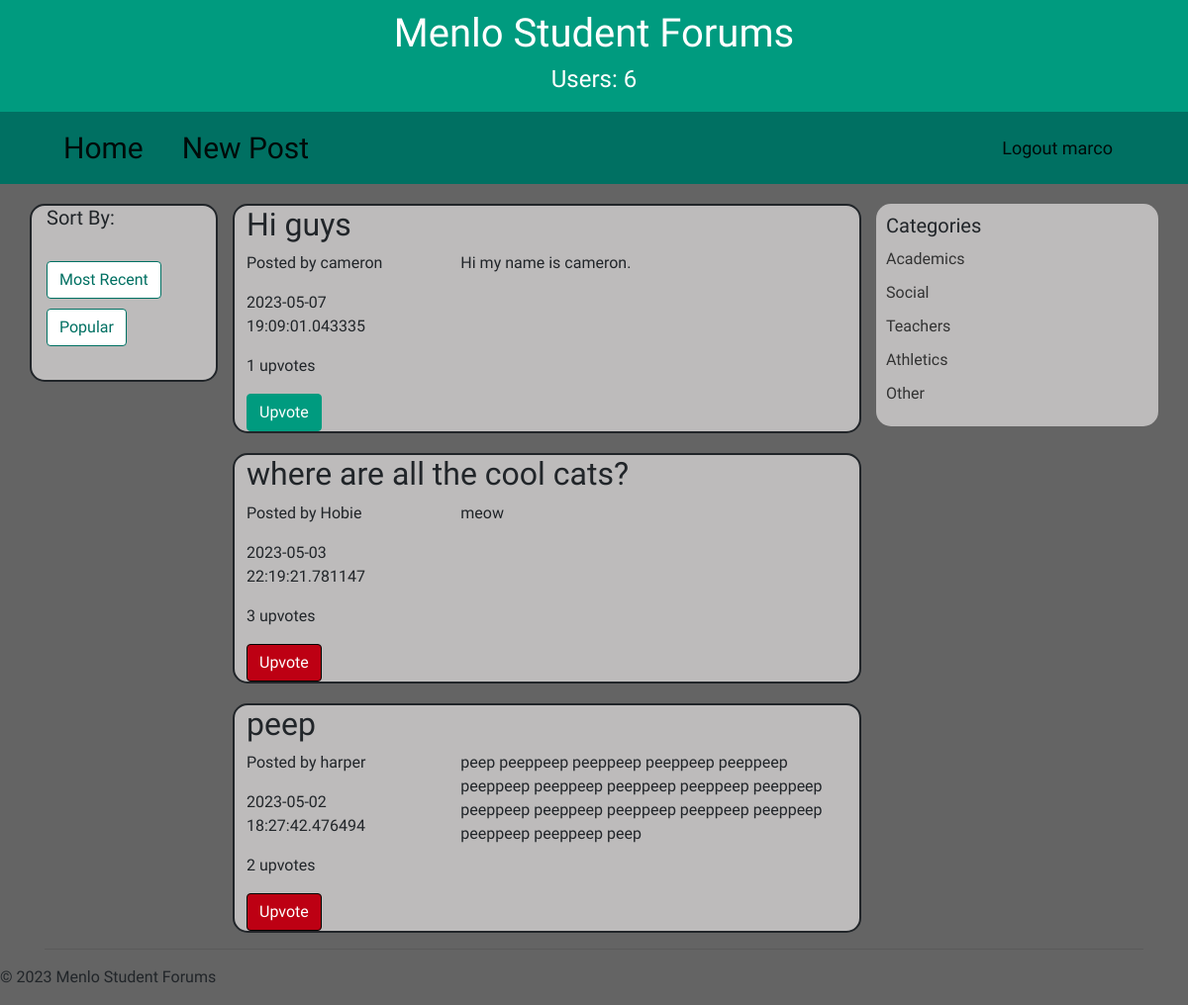
Page /home/social (signed in) on the committed database.
### models.py (models this page shows, shortened)
class User(Base):
    __tablename__ = "users"
    username = Column("username", TEXT, primary_key=True)
    password = Column("password", TEXT, nullable=False)
    upvotes = relationship("Upvote", back_populates="user")

class Post(Base):
    __tablename__ = "posts"
    title = Column("title", TEXT, nullable=False)
    topic = Column("topic", TEXT, nullable=False)
    content = Column("content", TEXT, nullable=False)
    user_id = Column("user_id", TEXT, nullable=False)
    id = Column("id", INTEGER, primary_key=True, autoincrement=True)
    time = Column("time", TEXT, nullable=False)
    upvotes = relationship("Upvote", back_populates="post")
    upvoters = relationship("User", secondary="upvotes", primaryjoin="Post.id == Upvote.post_id", secondaryjoin="User.username == Upvote.upvoter_username", backref="upvoted_posts")

### app.py (the view)
@app.route('/home/social')
def social():
    posts = db_session.query(Post).where(Post.topic =='social').order_by(Post.time.desc()).all()
    count_users=db_session.query(User).count()
    logged_in_user=db_session.query(User).where(User.username == session["username"]).first()
    return render_template("home.html", count_users=count_users, posts=posts, u=logged_in_user)

### templates/home.html (shortened to what this page needs)
{% set active_page = "home" %}
{% extends "base.html" %}
{% block content %}
<nav class="navbar navbar-expand-lg navbar-light">
    <div class="container">
      <a class="navbar-brand homenavbar nav-left-buttons" href="/home">Home</a>
      <a class="navbar-brand nav-left-buttons mr-auto" href="/newpost">New Post</a>
      <div class=" justify-content-end">
        <ul class="navbar-nav">
          <li class="nav-item ml-auto">
            <a class="navbar-brand" href="/logout">Logout {{u.username}}</a>
          </li>
        </ul>
      </div>
    </div>
  </nav>
<div class="container">
    <div class="row">
        <div class="col-md-2 sortby">
            <h4>Sort By:</h4>
            <br>
            <a class="btn btn-default" href="/home/recent">Most Recent</a>
            <br>
            <a class="btn btn-default" href="/home/popular">Popular</a>
        </div>
        <div class="col-md-7">
            {% for post in posts %}
                <div class="post" id="post{{post.id}}">
                    <h2 class="post-title">{{ post.title }}</h2>
                    <div class="row">
                        <div class="col-md-4">
                            <p class="post-info">Posted by {{ post.user_id }}</p>
                            <p>{{ post.time }}</p>
                            <p class="post-stats">{{ post.upvotes|length }} upvotes</p>
                            {%if u in post.upvoters%}
                                <button type="submit" class="btn btn-primary disabled-submit-button">Upvote</button>
                            {%else%}
                                <form method="POST" action="/upvote">
                                    <button type="submit" class="btn btn-primary upvote-btn">Upvote</button>
                                </form>
                            {%endif%}
                        </div>
                        <div class="col-md-8">
                            <div class="post-content">
                                <p>{{ post.content }}</p>
                            </div>
                        </div>
                    </div>
                </div>
            {% endfor %}
        </div>
        <div class="col-md-3 categories">
            <h3>Categories</h3>
            <ul>
                <li><a href="/home/academics">Academics</a></li>
                <li><a href="/home/social">Social</a></li>
                <li><a href="/home/teachers">Teachers</a></li>
                <li><a href="/home/athletics">Athletics</a></li>
                <li><a href="/home/other">Other</a></li>
            </ul>
        </div>
    </div>
    <hr>
</div>
{%endblock%}

### static/styles/style.css (style rules this page uses)
body { background-color: #646464; font-family: 'Jura', sans-serif; }
.btn-primary { background-color: #009B7F; border-color: #009B7F; }
.navbar { background-color: #007062; color: #FFFFFF; }
.navbar a { color: #FFFFFF; display: inline-block; padding: 2px 4px; border-radius: 5px; }
.nav-left-buttons { align-self: left; }
.homenavbar { padding-right: 3vw; }
.navbar-brand { font-family: 'Jura', sans-serif; font-size: 30px; color: #FFF; margin-left: 15px; }
.navbar-nav li a { font-size: 18px; color: #FFF; padding: 15px; }
.sortby h4 { font-family: 'Jura', sans-serif; font-size: 20px; }
.sortby a { margin-right: 10px; margin-bottom: 10px; background-color: #FFF; color: #007062; border-color: #007062; }
.sortby { border:#212529 2px solid; background-color: #bdbbbb; max-height: 180px; margin-top:20px; border-radius:15px; }
.post { border:#212529 2px solid; margin-top:20px; padding-left:1vw; border-radius: 15px; background-color: #bdbbbb; }
.post-content p { margin-bottom: 0; }
.disabled-submit-button { background-color: #bd0013; border-color: black; }
.categories { background-color: #bdbbbb; padding: 10px; margin-top: 20px; border-radius: 15px; max-height: 225px; }
.categories h3 { font-size: 20px; margin-top: 0; margin-bottom: 10px; }
.categories ul { list-style: none; padding: 0; margin: 0; }
.categories li { margin-bottom: 10px; }
.categories a { color: #333333; text-decoration: none; }

### rows in the picture
User: username "marco"
Post: title "Hi guys", user_id "cameron", time "2023-05-07 19:09:01.043335", upvotes|length "1", content "Hi my name is cameron."
Post: title "where are all the cool cats?", user_id "Hobie", time "2023-05-03 22:19:21.781147", upvotes|length "3", shows "Upvote", content "meow"
Post: title "peep", user_id "harper", time "2023-05-02 18:27:42.476494", upvotes|length "2", shows "Upvote", content "peep peeppeep peeppeep peeppeep peeppeep peeppeep peeppeep peeppeep peeppeep peeppeep peeppeep peeppeep peeppeep peeppeep peeppeep peeppeep peeppeep peep"

### other values in the picture
{{ count_users }} "6"
